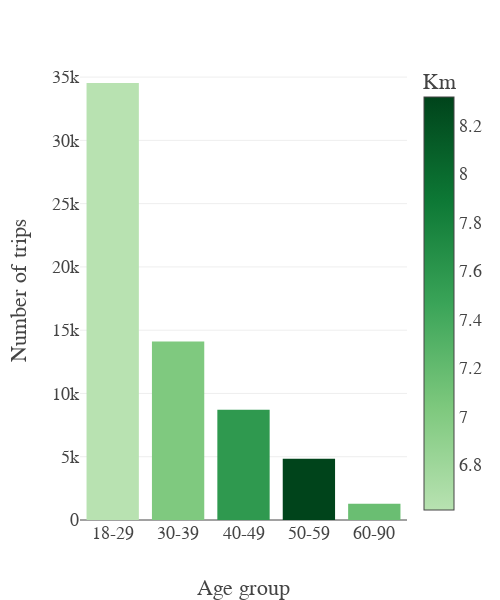

Source (notebook cell):
### Code cell
n_steps = 5  # Define the number of steps you want in your color scale
custom_green_scale = generate_custom_green_scale(n_steps, dark_start=True)

agg_df = gm_processing.groupby('AgeBracket')['KmDriven'].agg(['mean','count']).reset_index()
fig = px.bar(agg_df, x='AgeBracket', y='count', color='mean',
             color_continuous_scale=custom_green_scale,
             labels={'mean': 'Km', 'count': 'Number of trips', 'AgeBracket':'Age group'})

fig.update_layout(width=500,height=600, template=None, font=dict(family='Aptos',size=18))
fig.update_traces()
# fig.update_yaxes(showgrid=False)
fig.update_xaxes(showgrid=False)
fig.show()

### Figure 1 — Plotly figure (JSON) as saved in the notebook; plotly's stock layout.template omitted (floating-point values rounded to 4 significant figures)
{"data": [{"alignmentgroup": "True", "hovertemplate": "Age group=%{x}<br>Number of trips=%{y}<br>Km=%{marker.color}<extra></extra>", "legendgroup": "", "marker": {"color": [6.614, 7.027, 7.574, 8.316, 7.161], "coloraxis": "coloraxis", "pattern": {"shape": ""}}, "name": "", "offsetgroup": "", "orientation": "v", "showlegend": false, "textposition": "auto", "type": "bar", "x": ["18-29", "30-39", "40-49", "50-59", "60-90"], "xaxis": "x", "y": [34532, 14101, 8713, 4841, 1275], "yaxis": "y"}], "layout": {"barmode": "relative", "coloraxis": {"colorbar": {"title": {"text": "Km"}}, "colorscale": [[0, "rgb(184,226,177)"], [0.25, "rgb(125,200,125)"], [0.5, "rgb(58,164,88)"], [0.75, "rgb(13,120,53)"], [1, "rgb(0,68,27)"]]}, "font": {"family": "Aptos", "size": 18}, "height": 600, "legend": {"tracegroupgap": 0}, "margin": {"t": 60}, "width": 500, "xaxis": {"anchor": "y", "domain": [0, 1], "showgrid": false, "title": {"text": "Age group"}}, "yaxis": {"anchor": "x", "domain": [0, 1], "title": {"text": "Number of trips"}}}}
